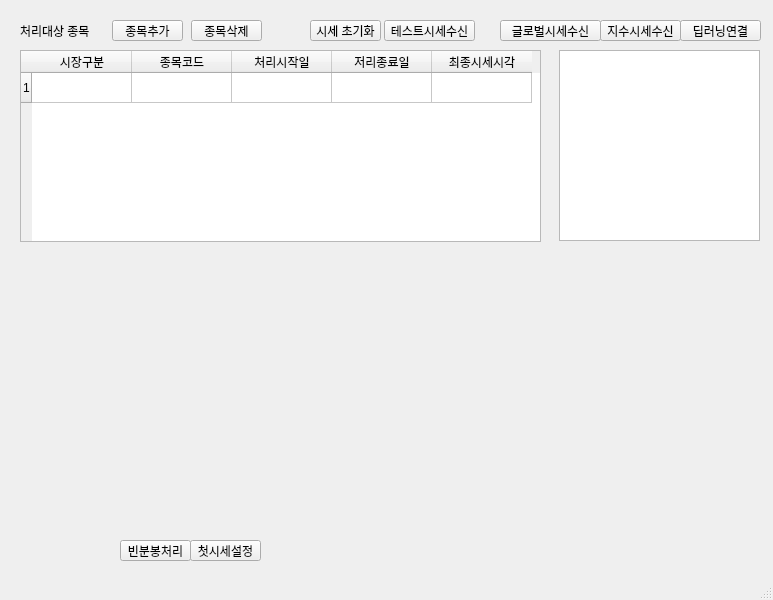
<?xml version="1.0" encoding="UTF-8"?>
<ui version="4.0">
 <class>MainWindow</class>
 <widget class="QMainWindow" name="MainWindow">
  <property name="geometry">
   <rect>
    <x>0</x>
    <y>0</y>
    <width>773</width>
    <height>600</height>
   </rect>
  </property>
  <property name="windowTitle">
   <string>메인프로그램</string>
  </property>
  <widget class="QWidget" name="centralwidget">
   <widget class="QLabel" name="stcProcStkList">
    <property name="geometry">
     <rect>
      <x>20</x>
      <y>23</y>
      <width>81</width>
      <height>16</height>
     </rect>
    </property>
    <property name="text">
     <string>처리대상 종목</string>
    </property>
   </widget>
   <widget class="QPushButton" name="btnInStkCd">
    <property name="geometry">
     <rect>
      <x>112</x>
      <y>20</y>
      <width>71</width>
      <height>21</height>
     </rect>
    </property>
    <property name="text">
     <string>종목추가</string>
    </property>
   </widget>
   <widget class="QPushButton" name="btnDelStkCd">
    <property name="geometry">
     <rect>
      <x>191</x>
      <y>20</y>
      <width>71</width>
      <height>21</height>
     </rect>
    </property>
    <property name="text">
     <string>종목삭제</string>
    </property>
   </widget>
   <widget class="QTableWidget" name="tblProcStkList">
    <property name="geometry">
     <rect>
      <x>20</x>
      <y>50</y>
      <width>521</width>
      <height>192</height>
     </rect>
    </property>
    <property name="focusPolicy">
     <enum>Qt::NoFocus</enum>
    </property>
    <property name="selectionMode">
     <enum>QAbstractItemView::SingleSelection</enum>
    </property>
    <property name="selectionBehavior">
     <enum>QAbstractItemView::SelectRows</enum>
    </property>
    <property name="rowCount">
     <number>1</number>
    </property>
    <row/>
    <column>
     <property name="text">
      <string>시장구분</string>
     </property>
    </column>
    <column>
     <property name="text">
      <string>종목코드</string>
     </property>
    </column>
    <column>
     <property name="text">
      <string>처리시작일</string>
     </property>
    </column>
    <column>
     <property name="text">
      <string>저리종료일</string>
     </property>
    </column>
    <column>
     <property name="text">
      <string>최종시세시각</string>
     </property>
    </column>
   </widget>
   <widget class="QPushButton" name="btnInitMnQttn">
    <property name="geometry">
     <rect>
      <x>310</x>
      <y>20</y>
      <width>71</width>
      <height>21</height>
     </rect>
    </property>
    <property name="text">
     <string>시세 초기화</string>
    </property>
   </widget>
   <widget class="QWidget" name="verticalLayoutWidget">
    <property name="geometry">
     <rect>
      <x>20</x>
      <y>260</y>
      <width>741</width>
      <height>281</height>
     </rect>
    </property>
    <layout class="QVBoxLayout" name="vbChart"/>
   </widget>
   <widget class="QPushButton" name="btnRcvIdxQttn">
    <property name="geometry">
     <rect>
      <x>600</x>
      <y>20</y>
      <width>81</width>
      <height>21</height>
     </rect>
    </property>
    <property name="text">
     <string>지수시세수신</string>
    </property>
   </widget>
   <widget class="QTextEdit" name="edtChk">
    <property name="geometry">
     <rect>
      <x>559</x>
      <y>50</y>
      <width>201</width>
      <height>191</height>
     </rect>
    </property>
   </widget>
   <widget class="QPushButton" name="btnRcvGlobalQttn">
    <property name="geometry">
     <rect>
      <x>500</x>
      <y>20</y>
      <width>101</width>
      <height>21</height>
     </rect>
    </property>
    <property name="text">
     <string>글로벌시세수신</string>
    </property>
   </widget>
   <widget class="QPushButton" name="btnTensorFlow">
    <property name="geometry">
     <rect>
      <x>680</x>
      <y>20</y>
      <width>81</width>
      <height>21</height>
     </rect>
    </property>
    <property name="text">
     <string>딥러닝연결</string>
    </property>
   </widget>
   <widget class="QPushButton" name="btnMnQttnOrd">
    <property name="enabled">
     <bool>true</bool>
    </property>
    <property name="geometry">
     <rect>
      <x>120</x>
      <y>540</y>
      <width>71</width>
      <height>21</height>
     </rect>
    </property>
    <property name="text">
     <string>빈분봉처리</string>
    </property>
   </widget>
   <widget class="QPushButton" name="btnSetFstQttn">
    <property name="geometry">
     <rect>
      <x>190</x>
      <y>540</y>
      <width>71</width>
      <height>21</height>
     </rect>
    </property>
    <property name="text">
     <string>첫시세설정</string>
    </property>
   </widget>
   <widget class="QPushButton" name="btnRcvGlobalSavedQttn">
    <property name="enabled">
     <bool>true</bool>
    </property>
    <property name="geometry">
     <rect>
      <x>384</x>
      <y>20</y>
      <width>91</width>
      <height>21</height>
     </rect>
    </property>
    <property name="text">
     <string>테스트시세수신</string>
    </property>
   </widget>
  </widget>
  <widget class="QMenuBar" name="menubar">
   <property name="geometry">
    <rect>
     <x>0</x>
     <y>0</y>
     <width>773</width>
     <height>21</height>
    </rect>
   </property>
  </widget>
  <widget class="QStatusBar" name="statusbar"/>
 </widget>
 <resources/>
 <connections/>
</ui>
